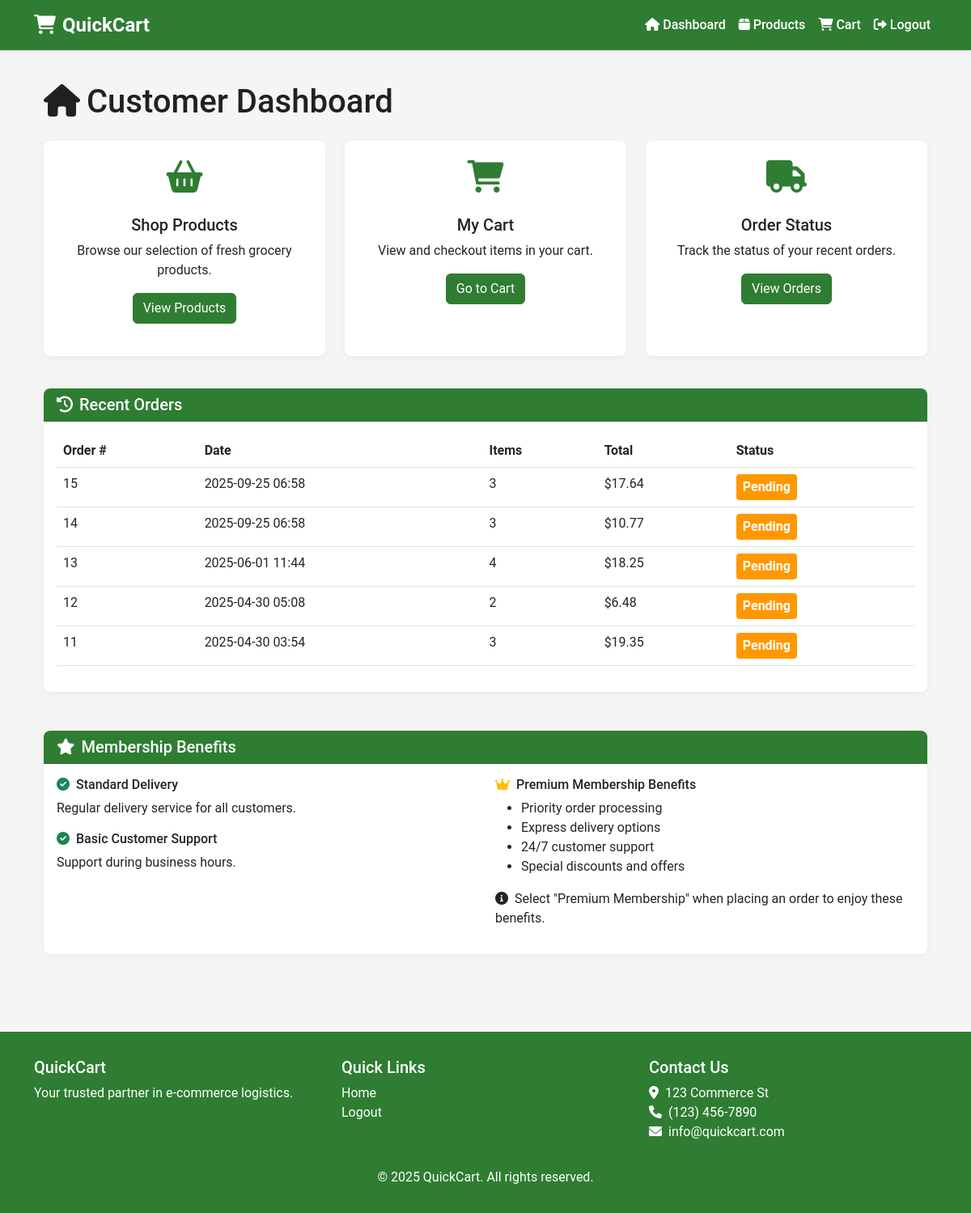
Page /customer/dashboard (signed in) on the committed database.
### models.py (models this page shows)
class Order(db.Model):
    __tablename__ = 'orders'
    order_id = db.Column(db.Integer, primary_key=True)
    user_id = db.Column(db.Integer, db.ForeignKey('users.user_id'), nullable=False)
    address = db.Column(db.String(200), nullable=False)
    premium_member = db.Column(db.Boolean, default=False)
    delivery_type = db.Column(db.String(20), nullable=False)  # 'express' or 'standard'
    total_price = db.Column(db.Float, nullable=False)
    total_weight = db.Column(db.Float, nullable=False)
    status = db.Column(db.String(20), default='pending')  # 'pending', 'processing', 'shipped', 'delivered'
    created_at = db.Column(db.DateTime, default=datetime.utcnow)
    items = db.relationship('OrderItem', backref='order', lazy=True, cascade="all, delete-orphan")

### routes.py (the view)
@app.route('/customer/dashboard')
@login_required
def customer_dashboard():
    if current_user.role != 'customer':
        flash('Access denied: You must be a customer to view this page', 'danger')
        return redirect(url_for('index'))
    recent_orders = Order.query.filter_by(user_id=current_user.user_id)\
                              .order_by(Order.created_at.desc())\
                              .limit(5).all()
    return render_template('customer/dashboard.html', recent_orders=recent_orders)

### routes.py (called while the page is built)
@app.context_processor
def inject_year():
    return {'current_year': datetime.datetime.now().year}

@login_manager.user_loader
def load_user(user_id):
    return User.query.get(int(user_id))

@app.before_request
def before_request():
    if 'cart' not in session:
        session['cart'] = {}

### templates/customer/dashboard.html (shortened to what this page needs)
{% extends 'base.html' %}
{% block content %}
<div class="container">
    <h1 class="mb-4"><i class="fas fa-home me-2"></i>Customer Dashboard</h1>
    <div class="row mb-4">
        <div class="col-md-4 mb-3">
            <div class="card dashboard-card h-100">
                <div class="card-body text-center">
                    <div class="icon-wrapper">
                        <i class="fas fa-shopping-basket"></i>
                    </div>
                    <h5 class="card-title">Shop Products</h5>
                    <p class="card-text">Browse our selection of fresh grocery products.</p>
                    <a href="{{ url_for('customer_products') }}" class="btn btn-primary">View Products</a>
                </div>
            </div>
        </div>
        <div class="col-md-4 mb-3">
            <div class="card dashboard-card h-100">
                <div class="card-body text-center">
                    <div class="icon-wrapper">
                        <i class="fas fa-shopping-cart"></i>
                    </div>
                    <h5 class="card-title">My Cart</h5>
                    <p class="card-text">View and checkout items in your cart.</p>
                    <a href="{{ url_for('customer_cart') }}" class="btn btn-primary">Go to Cart</a>
                </div>
            </div>
        </div>
        <div class="col-md-4 mb-3">
            <div class="card dashboard-card h-100">
                <div class="card-body text-center">
                    <div class="icon-wrapper">
                        <i class="fas fa-truck"></i>
                    </div>
                    <h5 class="card-title">Order Status</h5>
                    <p class="card-text">Track the status of your recent orders.</p>
                    <a href="#recent-orders" class="btn btn-primary">View Orders</a>
                </div>
            </div>
        </div>
    </div>
    <div class="row">
        <div class="col-12">
            <div class="card">
                <div class="card-header">
                    <h5 id="recent-orders" class="mb-0"><i class="fas fa-history me-2"></i>Recent Orders</h5>
                </div>
                <div class="card-body">
                    {% if recent_orders %}
                        <div class="table-responsive">
                            <table class="table table-hover">
                                <thead>
                                    <tr>
                                        <th>Order #</th>
                                        <th>Date</th>
                                        <th>Items</th>
                                        <th>Total</th>
                                        <th>Status</th>
                                    </tr>
                                </thead>
                                <tbody>
                                    {% for order in recent_orders %}
                                        <tr>
                                            <td>{{ order.order_id }}</td>
                                            <td>{{ order.created_at.strftime('%Y-%m-%d %H:%M') }}</td>
                                            <td>{{ order.items|length }}</td>
                                            <td class="price-format">{{ order.total_price }}</td>
                                            <td>
                                                <span class="order-status status-{{ order.status }}">
                                                    {{ order.status|capitalize }}
                                                </span>
                                            </td>
                                        </tr>
                                    {% endfor %}
                                </tbody>
                            </table>
                        </div>
                    {% endif %}
                </div>
            </div>
        </div>
    </div>
    <div class="row mt-4">
        <div class="col-md-12">
            <div class="card">
                <div class="card-header">
                    <h5 class="mb-0"><i class="fas fa-star me-2"></i>Membership Benefits</h5>
                </div>
                <div class="card-body">
                    <div class="row">
                        <div class="col-md-6">
                            <h6><i class="fas fa-check-circle text-success me-2"></i>Standard Delivery</h6>
                            <p>Regular delivery service for all customers.</p>
                            <h6><i class="fas fa-check-circle text-success me-2"></i>Basic Customer Support</h6>
                            <p>Support during business hours.</p>
                        </div>
                        <div class="col-md-6">
                            <h6><i class="fas fa-crown text-warning me-2"></i>Premium Membership Benefits</h6>
                            <ul>
                                <li>Priority order processing</li>
                                <li>Express delivery options</li>
                                <li>24/7 customer support</li>
                                <li>Special discounts and offers</li>
                            </ul>
                            <p class="mt-3">
                                <i class="fas fa-info-circle me-2"></i>Select "Premium Membership" when placing an order to enjoy these benefits.
                            </p>
                        </div>
                    </div>
                </div>
            </div>
        </div>
    </div>
</div>
{% endblock %}

### templates/base.html (shortened to what this page needs)
<!DOCTYPE html>
<html lang="en">
<head>
    <link href="https://cdn.jsdelivr.net/npm/bootstrap@5.3.0-alpha1/dist/css/bootstrap.min.css" rel="stylesheet">
    <link rel="stylesheet" href="https://cdnjs.cloudflare.com/ajax/libs/font-awesome/6.0.0/css/all.min.css">
    <link rel="stylesheet" href="{{ url_for('static', filename='css/style.css') }}">
    <link href="https://cdn.jsdelivr.net/npm/leaflet@1.9.3/dist/leaflet.css" rel="stylesheet">
</head>
<body>
    <nav class="navbar navbar-expand-lg navbar-dark">
        <div class="container">
            <a class="navbar-brand" href="{{ url_for('index') }}">
                <i class="fas fa-shopping-cart me-2"></i>QuickCart
            </a>
            <div class="collapse navbar-collapse" id="navbarNav">
                <ul class="navbar-nav ms-auto">
                    {% if current_user.is_authenticated %}
                        {% if current_user.role == 'customer' %}
                            <li class="nav-item">
                                <a class="nav-link {% if request.path == url_for('customer_dashboard') %}active{% endif %}" href="{{ url_for('customer_dashboard') }}">
                                    <i class="fas fa-home me-1"></i>Dashboard
                                </a>
                            </li>
                            <li class="nav-item">
                                <a class="nav-link {% if request.path == url_for('customer_products') %}active{% endif %}" href="{{ url_for('customer_products') }}">
                                    <i class="fas fa-box me-1"></i>Products
                                </a>
                            </li>
                            <li class="nav-item">
                                <a class="nav-link {% if request.path == url_for('customer_cart') %}active{% endif %}" href="{{ url_for('customer_cart') }}">
                                    <i class="fas fa-shopping-cart me-1"></i>Cart
                                </a>
                            </li>
                        {% endif %}
                        <li class="nav-item">
                            <a class="nav-link" href="{{ url_for('logout') }}">
                                <i class="fas fa-sign-out-alt me-1"></i>Logout
                            </a>
                        </li>
                    {% else %}
                        <li class="nav-item">
                            <a class="nav-link {% if request.path == url_for('login') %}active{% endif %}" href="{{ url_for('login') }}">
                                <i class="fas fa-sign-in-alt me-1"></i>Login
                            </a>
                        </li>
                    {% endif %}
                </ul>
            </div>
        </div>
    </nav>
    <main class="container my-4">
        {% block content %}{% endblock %}
    </main>
    <footer class="mt-5">
        <div class="container">
            <div class="row">
                <div class="col-md-4">
                    <h5>QuickCart</h5>
                    <p>Your trusted partner in e-commerce logistics.</p>
                </div>
                <div class="col-md-4">
                    <h5>Quick Links</h5>
                    <ul class="list-unstyled">
                        <li><a href="{{ url_for('index') }}">Home</a></li>
                        {% if current_user.is_authenticated %}
                            <li><a href="{{ url_for('logout') }}">Logout</a></li>
                        {% else %}
                            <li><a href="{{ url_for('login') }}">Login</a></li>
                        {% endif %}
                    </ul>
                </div>
                <div class="col-md-4">
                    <h5>Contact Us</h5>
                    <address>
                        <i class="fas fa-map-marker-alt me-2"></i>123 Commerce St<br>
                        <i class="fas fa-phone me-2"></i>(123) 456-7890<br>
                        <i class="fas fa-envelope me-2"></i>info@quickcart.com
                    </address>
                </div>
            </div>
            <div class="row mt-3">
                <div class="col-12 text-center">
                    <p class="mb-0">&copy; {{ current_year }} QuickCart. All rights reserved.</p>
                </div>
            </div>
        </div>
    </footer>
    <div class="position-fixed bottom-0 end-0 p-3" style="z-index: 11">
    </div>
</body>
</html>

### static/css/style.css (style rules this page uses)
:root { --primary: #2e7d32; --primary-light: #4caf50; --primary-dark: #1b5e20; --accent: #8bc34a; --white: #ffffff; --light-gray: #f5f5f5; --medium-gray: #e0e0e0; --dark-gray: #757575; --text-primary: #212121; --text-secondary: #757575; --danger: #f44336; --warning: #ff9800; --success: #4caf50; --info: #2196f3; }
body { font-family: 'Roboto', 'Segoe UI', Arial, sans-serif; margin: 0; padding: 0; color: var(--text-primary); background-color: var(--light-gray); min-height: 100vh; display: flex; flex-direction: column; }
.navbar { background-color: var(--primary); box-shadow: 0 2px 4px rgba(0, 0, 0, 0.1); }
.navbar-brand { color: var(--white) !important; font-weight: bold; font-size: 1.5rem; }
.navbar-nav .nav-link { color: var(--white) !important; font-weight: 500; }
.btn-primary { background-color: var(--primary); border-color: var(--primary); }
.card { border: none; border-radius: 8px; box-shadow: 0 2px 10px rgba(0, 0, 0, 0.05); transition: transform 0.3s, box-shadow 0.3s; margin-bottom: 1.5rem; }
.card-header { background-color: var(--primary); color: var(--white); border-radius: 8px 8px 0 0 !important; font-weight: bold; }
footer { background-color: var(--primary); color: var(--white); padding: 2rem 0; margin-top: auto; }
footer a { color: var(--white); text-decoration: none; }
.dashboard-card { height: 100%; display: flex; flex-direction: column; }
.dashboard-card .card-body { flex: 1; }
.dashboard-card .icon-wrapper { font-size: 2.5rem; margin-bottom: 1rem; color: var(--primary); }
.order-status { font-weight: bold; padding: 0.25rem 0.5rem; border-radius: 4px; display: inline-block; }
.status-pending { background-color: var(--warning); color: white; }

### rows in the picture
Order: order_id "15", created_at "2025-09-25 06:58", items|length "3", total_price "$17.64", status "Pending"
Order: order_id "14", created_at "2025-09-25 06:58", items|length "3", total_price "$10.77", status "Pending"
Order: order_id "13", created_at "2025-06-01 11:44", items|length "4", total_price "$18.25", status "Pending"
Order: order_id "12", created_at "2025-04-30 05:08", items|length "2", total_price "$6.48", status "Pending"
Order: order_id "11", created_at "2025-04-30 03:54", items|length "3", total_price "$19.35", status "Pending"
